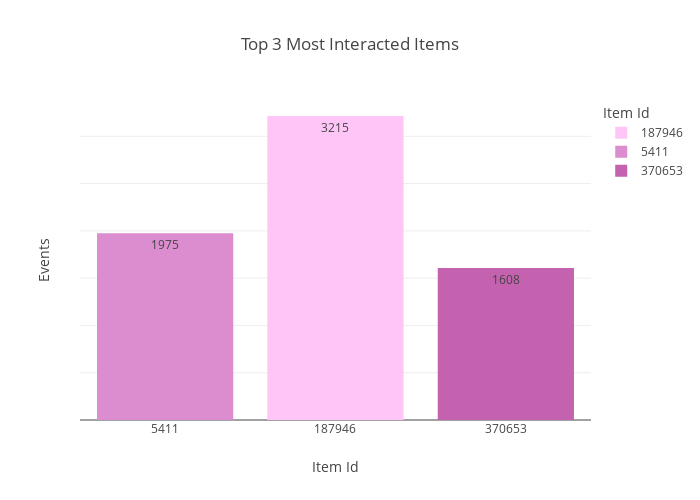

Notebook code for this chart:
### Code cell
color_list = ["#FEC5F6", "#DB8DD0", "#C562AF"]

color_map = {str(item): color for item, color in zip(top_items["itemid"], color_list)}

fig = px.bar(top_items, 
    x = "itemid_str", 
    y ="event",
    title = "Top 3 Most Interacted Items",
    text = "event",
    color = "itemid_str",
    color_discrete_map = color_map
    
)

fig.update_layout(
    legend_title_text = "Item Id",
    xaxis_title = "Item Id",
    yaxis_title="Events",
        xaxis = dict(
        tickmode="array",
        tickvals=top_items["itemid_str"],
        ticktext=top_items["itemid_str"]
    ),
    yaxis = dict(
        showticklabels = False
    ),
    width = 700,
    height = 500
)
fig.show()

### Figure 1 — Plotly figure (JSON) as saved in the notebook; plotly's stock layout.template omitted (floating-point values rounded to 4 significant figures)
{"data": [{"hovertemplate": "itemid_str=%{x}<br>event=%{text}<extra></extra>", "legendgroup": "187946", "marker": {"color": "#FEC5F6", "pattern": {"shape": ""}}, "name": "187946", "orientation": "v", "showlegend": true, "text": [3215.0], "textposition": "auto", "type": "bar", "x": ["187946"], "xaxis": "x", "y": [3215], "yaxis": "y"}, {"hovertemplate": "itemid_str=%{x}<br>event=%{text}<extra></extra>", "legendgroup": "5411", "marker": {"color": "#DB8DD0", "pattern": {"shape": ""}}, "name": "5411", "orientation": "v", "showlegend": true, "text": [1975.0], "textposition": "auto", "type": "bar", "x": ["5411"], "xaxis": "x", "y": [1975], "yaxis": "y"}, {"hovertemplate": "itemid_str=%{x}<br>event=%{text}<extra></extra>", "legendgroup": "370653", "marker": {"color": "#C562AF", "pattern": {"shape": ""}}, "name": "370653", "orientation": "v", "showlegend": true, "text": [1608.0], "textposition": "auto", "type": "bar", "x": ["370653"], "xaxis": "x", "y": [1608], "yaxis": "y"}], "layout": {"barmode": "relative", "height": 500, "legend": {"title": {"text": "Item Id"}, "tracegroupgap": 0}, "title": {"text": "Top 3 Most Interacted Items"}, "width": 700, "xaxis": {"anchor": "y", "categoryarray": ["187946", "5411", "370653"], "categoryorder": "array", "domain": [0, 1], "tickmode": "array", "ticktext": ["187946", "5411", "370653"], "tickvals": ["187946", "5411", "370653"], "title": {"text": "Item Id"}}, "yaxis": {"anchor": "x", "domain": [0, 1], "showticklabels": false, "title": {"text": "Events"}}}}
